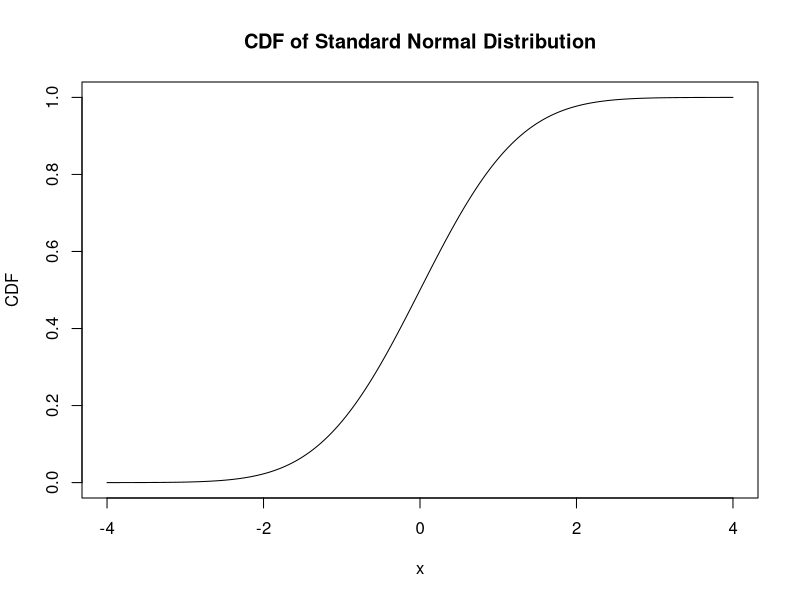
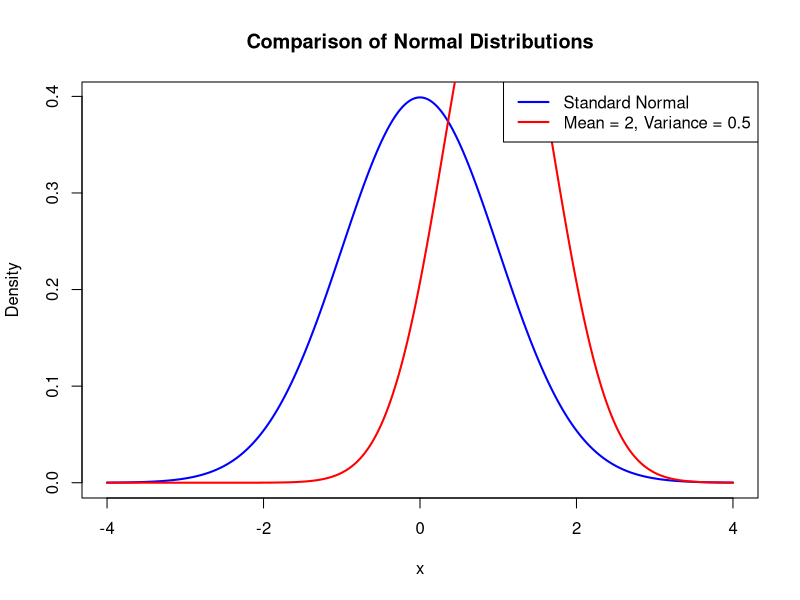

Write the R code that produced these figures, in order.
#Normal distribution

#Calculate Φ-values
x<-2.1
pnorm(x)
# Calculate the probability P(X < 2), where X~N(3,1)
mean <- 3
variance <- 1
probability <- pnorm(2, mean = mean, sd = sqrt(variance))
# Calculate z-scores
alpha<-0.005
cum_prob <- 1-0.005
z_score <- qnorm(cum_prob)


#Plot of the Φ,f function
x <- seq(-4, 4, length.out = 1000)
#Plot the CDF
cdf_standard <- pnorm(x)
plot(x, cdf_standard, type = "l", main = "CDF of Standard Normal Distribution", xlab = "x", ylab = "CDF")
#Plot the pdf
density_standard <- dnorm(x)
density_custom <- dnorm(x, mean = 1, sd = sqrt(0.5))
plot(x, density_standard, type = "l", col = "blue", lwd = 2, main = "Comparison of Normal Distributions", xlab = "x", ylab = "Density")
lines(x, density_custom, col = "red", lwd = 2)
legend("topright", legend = c("Standard Normal", "Mean = 2, Variance = 0.5"), col = c("blue", "red"), lty = 1, lwd = 2)

#Solve example in 24/36, lecture 5
mean <- 10
variance <- 4
#Part a-Solution
Part_a<-pnorm(11, mean = mean, sd = sqrt(variance))-pnorm(9, mean = mean, sd = sqrt(variance))
#Part b-Solution
cum_prob<-0.98;
z_score <- qnorm(cum_prob);
Part_b<-sqrt(variance)*z_score+mean;
#Alternative solution for part b
Part_b<-qnorm(0.98,mean,sd=sqrt(variance));


#Solution to Practice Problem 3
lambda<-1.5
x<-2
ans<-ppois(x, lambda)
